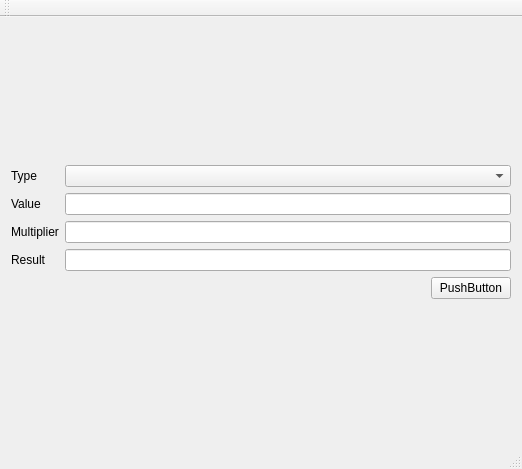
<?xml version="1.0" encoding="UTF-8"?>
<ui version="4.0">
 <class>Age_calculatorClass</class>
 <widget class="QMainWindow" name="Age_calculatorClass">
  <property name="geometry">
   <rect>
    <x>0</x>
    <y>0</y>
    <width>522</width>
    <height>469</height>
   </rect>
  </property>
  <property name="windowTitle">
   <string>Age_calculator</string>
  </property>
  <widget class="QWidget" name="centralWidget">
   <layout class="QGridLayout" name="gridLayout_2">
    <item row="0" column="0">
     <layout class="QVBoxLayout" name="verticalLayout">
      <item>
       <layout class="QGridLayout" name="gridLayout">
        <item row="0" column="0">
         <widget class="QLabel" name="leType">
          <property name="text">
           <string>Type</string>
          </property>
         </widget>
        </item>
        <item row="0" column="1">
         <widget class="QComboBox" name="cmbType"/>
        </item>
        <item row="1" column="0">
         <widget class="QLabel" name="label">
          <property name="text">
           <string>Value</string>
          </property>
         </widget>
        </item>
        <item row="1" column="1">
         <widget class="QLineEdit" name="leValue"/>
        </item>
        <item row="2" column="0">
         <widget class="QLabel" name="Multiplier">
          <property name="text">
           <string>Multiplier</string>
          </property>
         </widget>
        </item>
        <item row="2" column="1">
         <widget class="QLineEdit" name="leMultiplier"/>
        </item>
        <item row="3" column="0">
         <widget class="QLabel" name="Result">
          <property name="text">
           <string>Result</string>
          </property>
         </widget>
        </item>
        <item row="3" column="1">
         <widget class="QLineEdit" name="leResult"/>
        </item>
       </layout>
      </item>
      <item>
       <layout class="QHBoxLayout" name="horizontalLayout">
        <item>
         <spacer name="horizontalSpacer">
          <property name="orientation">
           <enum>Qt::Horizontal</enum>
          </property>
          <property name="sizeHint" stdset="0">
           <size>
            <width>40</width>
            <height>20</height>
           </size>
          </property>
         </spacer>
        </item>
        <item>
         <widget class="QPushButton" name="btnCalculate">
          <property name="text">
           <string>PushButton</string>
          </property>
         </widget>
        </item>
       </layout>
      </item>
     </layout>
    </item>
   </layout>
  </widget>
  <widget class="QMenuBar" name="menuBar">
   <property name="geometry">
    <rect>
     <x>0</x>
     <y>0</y>
     <width>522</width>
     <height>22</height>
    </rect>
   </property>
  </widget>
  <widget class="QToolBar" name="mainToolBar">
   <attribute name="toolBarArea">
    <enum>TopToolBarArea</enum>
   </attribute>
   <attribute name="toolBarBreak">
    <bool>false</bool>
   </attribute>
  </widget>
  <widget class="QStatusBar" name="statusBar"/>
 </widget>
 <layoutdefault spacing="6" margin="11"/>
 <resources>
  <include location="Age_calculator.qrc"/>
 </resources>
 <connections/>
</ui>
